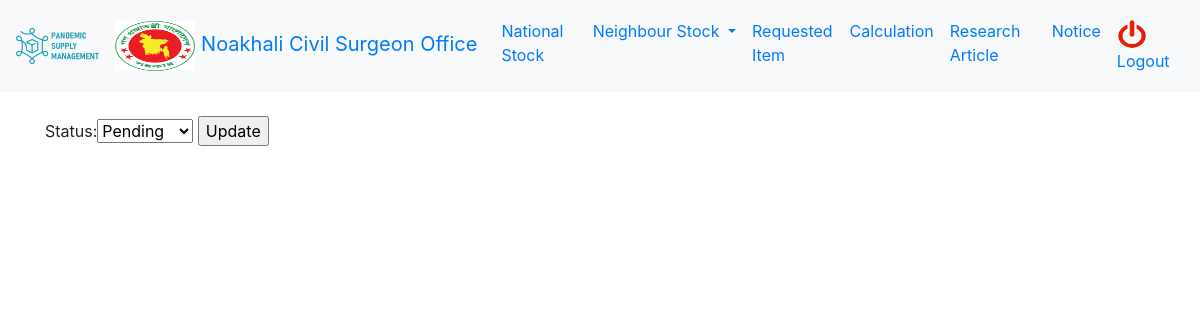
The page /requested_stock/6/update_status/6 (signed in) on the database as committed earlier.
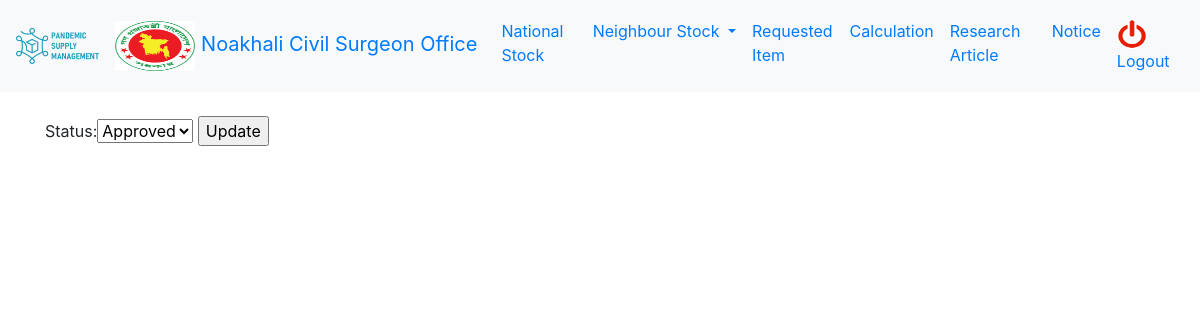
The same page on the database as committed later.
### psm/models.py (models this page shows)
class RequestedItem(models.Model):
    district = models.ForeignKey(District, on_delete=models.CASCADE, related_name='requested_items', blank=True,
                                 null=True)
    request_body = models.IntegerField(choices=REQUEST_BODY, default=1, blank=True, null=True)
    request_to = models.ForeignKey(District, on_delete=models.CASCADE, related_name='request_items', null=True,
                                   blank=True)
    item = models.ForeignKey(Item, on_delete=models.CASCADE, related_name='requested_items', null=True, blank=True)
    quantity = models.IntegerField()
    status = models.IntegerField(choices=STATUS, default=1, blank=True, null=True)
    created = models.DateTimeField(auto_now_add=True, null=True)
    updated = models.DateTimeField(auto_now=True, null=True)

### psm/views.py (the view)
# urls.py: path('requested_stock/<int:category_id>/update_status/<int:id>', update_status, name='update_status'),
def update_status(request, category_id, id):
    district = request.user.district_user_permissions.first().district
    context = {}
    obj = get_object_or_404(RequestedItem, id=id)
    if category_id == 2:
        category_id = 1
    form = RequestedStatusForm(request.POST or None, instance=obj)
    if form.is_valid():
        form.save()
        return HttpResponseRedirect("/requested_stock/{}".format(category_id))
    context["form"] = form
    context["category"] = category_id
    context['district'] = district
    return render(request, 'update_status.html', context)

### psm/views.py
class RequestedStatusForm(forms.ModelForm):
    class Meta:
        model = RequestedItem
        fields = (
            'status',)

### psm/models.py (called while the page is built)
    def __str__(self):
        return self.name

### templates/update_status.html (shortened to what this page needs)
{% extends 'base.html' %}
{% load static %}
{% block container %}
<div class="container">
    <form method="POST">
        {{form}}
        <input type="submit" value="Update">
    </form>
</div>
{% endblock %}

Rows that differ between the two databases and show on the page:
changed RequestedItem: status "Pending" → "Approved"
